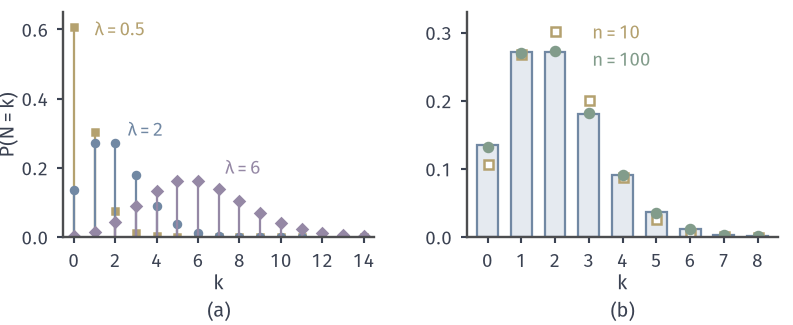

Source code (Python):
"""(a) Poisson(lambda) mass functions; (b) Bin(n,2/n) for n=10,100 against Poisson(2)."""
from pathlib import Path
import sys
sys.path.insert(0, str(Path(__file__).resolve().parent.parent/"cdist-common"))
from cdist_fig import *

fig, axes = figure(width_mm=112, height_mm=46, ncols=2)
panel(fig, left=.08, bottom=.27, wspace=.3)
ax = axes[0]; style(ax)
for lam, c, mk in ((.5, YELLOW, 's'), (2, BLUE, 'o'), (6, PURPLE, 'D')):
    k = np.arange(0, 15); pm = poisson_pmf(lam, 14)
    ax.vlines(k, 0, pm, color=c, lw=.9); ax.plot(k, pm, mk, color=c, ms=2.8)
lab(ax, 1.0, .58, r'$\lambda=0.5$', YELLOW); lab(ax, 2.6, .29, r'$\lambda=2$', BLUE); lab(ax, 7.3, .18, r'$\lambda=6$', PURPLE)
ax.set_xlim(-.5, 14.5); ax.set_ylim(0, .65); ax.set_xticks([0, 2, 4, 6, 8, 10, 12, 14]); ax.set_yticks([0, .2, .4, .6])
ax.set_xlabel('$k$', labelpad=1); ax.set_ylabel('$P(N=k)$', labelpad=1)
ax = axes[1]; style(ax)
k = np.arange(0, 9)
po = poisson_pmf(2, 8)
bars(ax, k, po, width=.62)
for n, c, mk in ((10, YELLOW, 's'), (100, GREEN, 'o')):
    ax.plot(k, binom_pmf(n, 2/n)[:9], mk, color=c, ms=3.6, mec=c, mfc='white' if n == 10 else c, mew=1)
lab(ax, 3.1, .29, '$n=10$', YELLOW); lab(ax, 3.1, .25, '$n=100$', GREEN)
ax.set_xlim(-.6, 8.6); ax.set_ylim(0, .33); ax.set_xticks(range(9)); ax.set_yticks([0, .1, .2, .3])
ax.set_xlabel('$k$', labelpad=1)
tags(fig, axes)
d = {n: float(np.max(np.abs(binom_pmf(n, 2/n)[:9]-po))) for n in (10, 100, 1000)}
save(fig, here(__file__), 'figure', {'poisson2': po.round(4).tolist(), 'max_abs_diff_first9': d})
